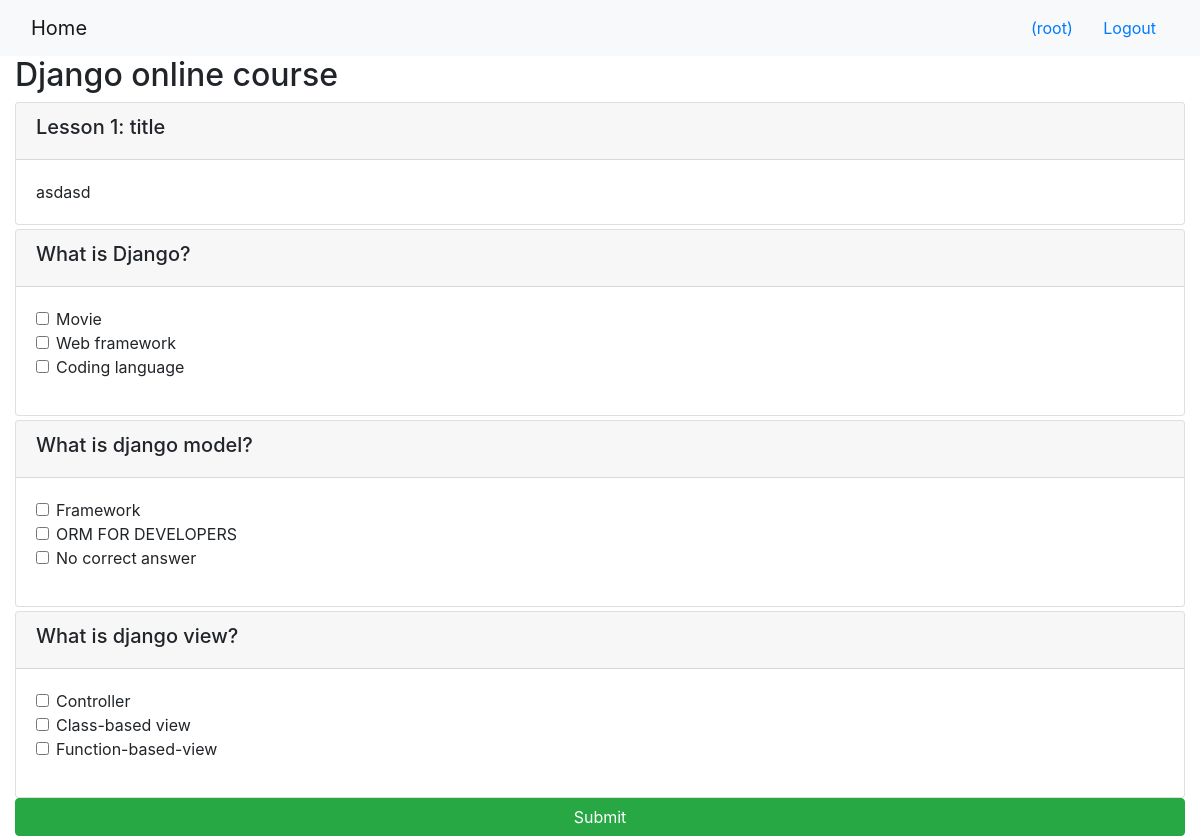
/onlinecourse/1/ (signed in), run on the app's committed database.
### onlinecourse/models.py (models this page shows, shortened)
class Course(models.Model):
    name = models.CharField(null=False, max_length=30, default='online course')
    image = models.ImageField(upload_to='course_images/')
    description = models.CharField(max_length=1000)
    pub_date = models.DateField(null=True)
    instructors = models.ManyToManyField(Instructor)
    users = models.ManyToManyField(settings.AUTH_USER_MODEL, through='Enrollment')
    total_enrollment = models.IntegerField(default=0)
    is_enrolled = False

class Lesson(models.Model):
    title = models.CharField(max_length=200, default="title")
    order = models.IntegerField(default=0)
    course = models.ForeignKey(Course, on_delete=models.CASCADE)
    content = models.TextField()

class Question(models.Model):
    course = models.ForeignKey(Course, on_delete=models.CASCADE)
    grade_point = models.DecimalField(max_digits=5, decimal_places=2)
    content = models.TextField()

class Choice(models.Model):
    question = models.ForeignKey(Question, on_delete=models.CASCADE)
    content = models.CharField(max_length=255)
    is_correct = models.BooleanField(default=False)

### onlinecourse/views.py (the view)
# urls.py: path('<int:pk>/', views.CourseDetailView.as_view(), name='course_details'),
class CourseDetailView(generic.DetailView):
    model = Course
    template_name = 'onlinecourse/course_detail_bootstrap.html'

### onlinecourse/templates/onlinecourse/course_detail_bootstrap.html (shortened to what this page needs)
<!DOCTYPE html>
<html lang="en">
<head>
     {% load static %}
    <link rel="stylesheet" href="https://maxcdn.bootstrapcdn.com/bootstrap/4.5.2/css/bootstrap.min.css">
</head>
<body>
    <nav class="navbar navbar-light bg-light">
        <div class="container-fluid">
            <div class="navbar-header">
                  <a class="navbar-brand" href="{% url 'onlinecourse:index' %}">Home</a>
            </div>
            <ul class="nav navbar-nav navbar-right">
                {% if user.is_authenticated %}
                <li>
                    <a class="btn btn-link" href="#">{{ user.first_name }}({{ user.username }})</a>
                    <a class="btn btn-link" href="{% url 'onlinecourse:logout' %}">Logout</a>
                </li>
                {% endif %}
            </ul>
        </div>
    </nav>
    <div class="container-fluid">
            <h2>{{ course.name }}</h2>
            <div class="card-columns-vertical">
                {% for lesson in course.lesson_set.all %}
                    <div class="card mt-1">
                        <div class="card-header"><h5>Lesson {{lesson.order|add:1}}: {{lesson.title}}</h5></div>
                        <div class="card-body">{{lesson.content}}</div>
                    </div>
                {% endfor %}
            </div>
            <div id="exam">
                {% if user.is_authenticated %}
                <form id="questionform" action="{% url 'onlinecourse:submit_exam' course.id %}" method="post">
                    {% for question in course.question_set.all %}
                    <div class="card mt-1">
                        <div class="card-header"><h5>{{ question.content }}</h5></div>
                        <div class="card-body">
                            <div class="form-group">
                                {% for choice in question.choice_set.all %}
                                <div class="form-check">
                                    <label class="form-check-label">
                                        <input type="checkbox" name="choice_{{ choice.id }}"
                                            class="form-check-input" id="{{ choice.id }}"
                                            value="{{ choice.id }}">{{ choice.content }}
                                    </label>
                                </div>
                                {% endfor %}
                            </div>
                        </div>
                    </div>
                    {% endfor %}
                    <input class="btn btn-success btn-block" type="submit" value="Submit">
                </form>
                {% endif %}
            </div>
    </div>
</body>
</html>

### data on the page
Course: name "Django online course"
Lesson: order|add "1", title "title", content "asdasd"
Question: content "What is Django?"
Choice: content "Movie"
Choice: content "Web framework"
Choice: content "Coding language"
Question: content "What is django model?"
Choice: content "Framework"
Choice: content "ORM FOR DEVELOPERS"
Choice: content "No correct answer"
Question: content "What is django view?"
Choice: content "Controller"
Choice: content "Class-based view"
Choice: content "Function-based-view"

### other printed values
{{ user.username }} "root"
